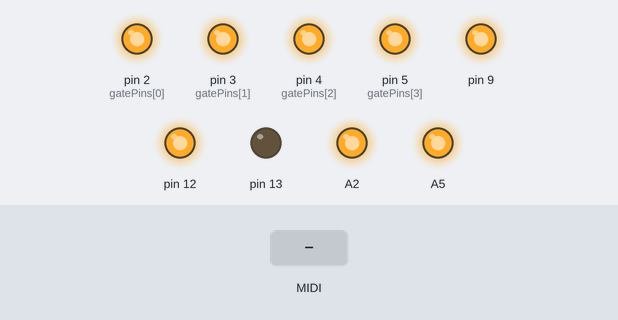
The sketch below on a simulated Arduino Uno, built with avr-gcc and run on an emulated ATmega328P. Shown: output pins drawn as LEDs (lit = HIGH). The inputs (shaded band) are chosen by the test bench. MIDI output is not drawn; pins used as bus, display or sensor lines are not drawn.

Above: at 1.2 s.
1.3 s: MIDI note 36 received
At 2.1 s:
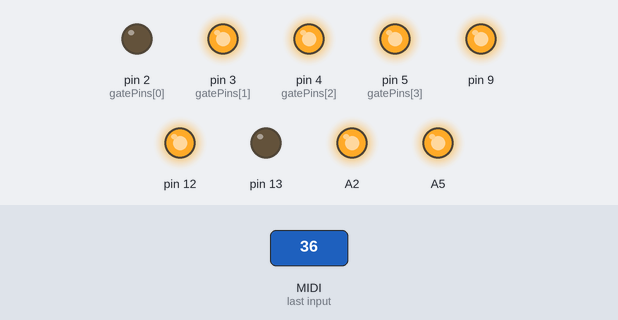
3.1 s: MIDI note 48 received
At 4.6 s:
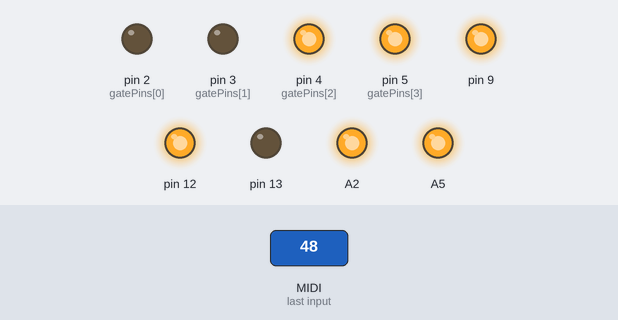
4.9 s: MIDI note 60 received
At 6.1 s:
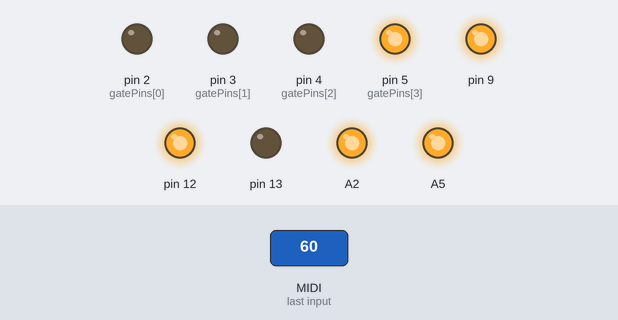
6.7 s: MIDI note 64 received
At 7.4 s:
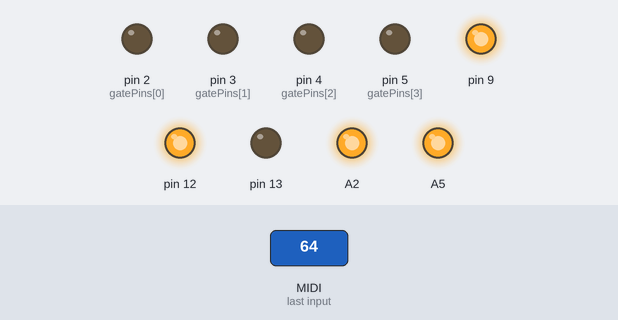
8.5 s: MIDI note 67 received
At 8.65 s:
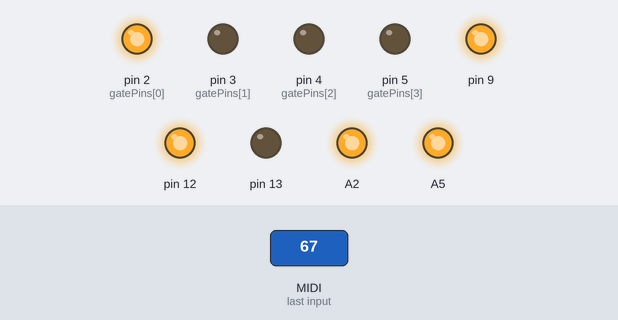
10.3 s: MIDI note 72 received
At 10.45 s:
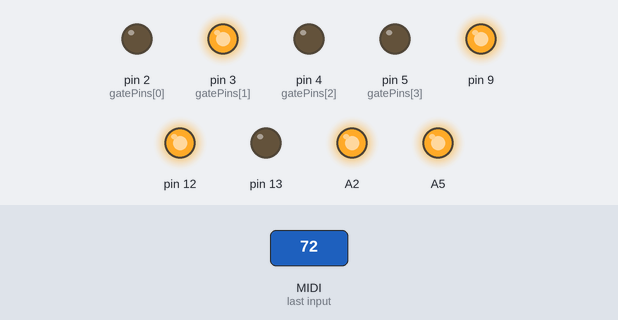
Timing chart, 0 to 13.1 s (numbered marks = the images above; inputs shaded):
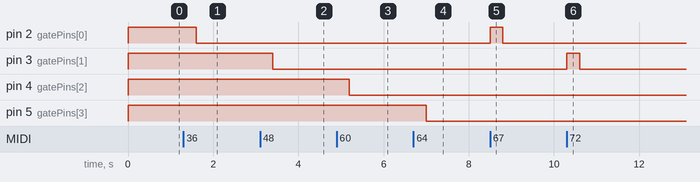

The sketch:

MIDI_CV.ino
```cpp
#include <MIDI.h>
#include "AH_MCP4922.h"

//define AnalogOutput (MOSI_pin, SCK_pin, CS_pin, DAC_x, GAIN)

AH_MCP4922 Pitch1(A0,A1,A2,LOW,LOW);
AH_MCP4922 Velocity1(A0,A1,A2,HIGH,LOW);

AH_MCP4922 Pitch2(A3,A4,A5,LOW,LOW);
AH_MCP4922 Velocity2(A3,A4,A5,HIGH,LOW);

AH_MCP4922 Pitch3(7,8,9,LOW,LOW);
AH_MCP4922 Velocity3(7,8,9,HIGH,LOW);

AH_MCP4922 Pitch4(10,11,12,LOW,LOW);
AH_MCP4922 Velocity4(10,11,12,HIGH,LOW);

AH_MCP4922 pitchDACs[4] = { Pitch1, Pitch2, Pitch3, Pitch4 };
AH_MCP4922 velocityDACs[4] = { Velocity1, Velocity2, Velocity3, Velocity4 };

int gatePins[4] = { 2, 3, 4, 5 };

int noteNumbers[4] = { -1, -1, -1, -1 };  // keep track of notes that have been gated on
int noteBasePitches[4] = { 0, 0, 0, 0 };
int nextNoteOutput = -1;

int pitchbendOffset = 0;

MIDI_CREATE_DEFAULT_INSTANCE();


void handleNoteOn(byte channel, byte pitch, byte velocity)
{
  int i = 0;

  while (i < 4) {

    nextNoteOutput = (nextNoteOutput + 1) % 4;

    if (noteNumbers[nextNoteOutput] == -1) {
      break;
    }

    i++;
  }

  if (i == 4) {
    return;
  }

  noteNumbers[nextNoteOutput] = pitch;

  int basePitch = (pitch - 12) * 42;
  noteBasePitches[nextNoteOutput] = basePitch;
  pitchDACs[nextNoteOutput].setValue(basePitch + pitchbendOffset);

  velocityDACs[nextNoteOutput].setValue(velocity * 32);

  digitalWrite(gatePins[nextNoteOutput], HIGH);
}

void handleNoteOff(byte channel, byte pitch, byte velocity)
{

  int i = 0;
  while (i < 4) {
    if (noteNumbers[i] == pitch) {
      digitalWrite(gatePins[i], LOW);
      noteNumbers[i] = -1;
    }
    i++;
  }

}


void handlePitchBend(byte channel, int bend)
 {
 pitchbendOffset = bend >> 4;

 pitchDACs[0].setValue(noteBasePitches[0] + pitchbendOffset);
 pitchDACs[1].setValue(noteBasePitches[1] + pitchbendOffset);
 pitchDACs[2].setValue(noteBasePitches[2] + pitchbendOffset);
 pitchDACs[3].setValue(noteBasePitches[3] + pitchbendOffset);
 }


// -----------------------------------------------------------------------------

void setup()
{

  pinMode(A0, OUTPUT);
  pinMode(A1, OUTPUT);
  pinMode(A2, OUTPUT);
  pinMode(A3, OUTPUT);
  pinMode(A4, OUTPUT);
  pinMode(A5, OUTPUT);

  pinMode(gatePins[0], OUTPUT);
  pinMode(gatePins[1], OUTPUT);
  pinMode(gatePins[2], OUTPUT);
  pinMode(gatePins[3], OUTPUT);

  pinMode(7, OUTPUT);
  pinMode(8, OUTPUT);
  pinMode(9, OUTPUT);
  pinMode(10, OUTPUT);
  pinMode(11, OUTPUT);
  pinMode(12, OUTPUT);


  MIDI.setHandleNoteOn(handleNoteOn);
  MIDI.setHandleNoteOff(handleNoteOff);

  MIDI.setHandlePitchBend(handlePitchBend);

  MIDI.begin(4);

  // C8 at full velocity for 8.0V calibration on powerup
  handleNoteOn(4, 108, 127);
  handleNoteOn(4, 108, 127);
  handleNoteOn(4, 108, 127);
  handleNoteOn(4, 108, 127);

  noteNumbers[0] = -1;
  noteNumbers[1] = -1;
  noteNumbers[2] = -1;
  noteNumbers[3] = -1;

  pinMode(13, OUTPUT);
  digitalWrite(13, LOW);
}

void loop()
{
  MIDI.read();
}
```

AH_MCP4922.h
```cpp
/*************************************************************************
**  Device: MCP4922                                                 	**
**  File:   AH_MCP4922.h - Library for get out analog voltage          	**
**								    	**
**  Created by A. Hinkel 2011-12-28                                 	**
**  download from "http://www.alhin.de/arduino"  			**
**									**
**  Based on Code from:							**
**  http://www.sinneb.net/2010/06/mcp4921-12bit-dac-voltage-controller/ **
**									**
**  Released into the public domain.  		                    	**
**                                                                  	**
**                                                                  	**
*************************************************************************/


#ifndef AH_MCP4922_h
#define AH_MCP4922_h

#if defined(ARDUINO) && ARDUINO >= 100
#include "Arduino.h"
#else
#include "WProgram.h"
#endif


class AH_MCP4922
{
  public:
    AH_MCP4922(int SDI, int SCK,int CS, boolean DAC, boolean GAIN);
    void setValue(int Value);

  private:
    int _DATAOUT;
    int _SPICLOCK;
    int _SLAVESELECT;
    boolean _DAC;
    boolean _GAIN;

    void sendSPIHeader();
    void sendIntValueSPI(int value);
    void sendSPIClock();
};

#endif

/********************************
*				*
* DAC=LOW  => DAC_A select	*
* DAC=HIGH => DAC_B select	*
*				*
* GAIN=LOW  => 2x gain select	*
* GAIN=HIGH => 1x gain select	*
*				*
********************************/
```

Measured:
- after the input at 1.3 s, pin 2 (gatePins[0]): HIGH → LOW after 0.30 s
- after the input at 3.1 s, pin 3 (gatePins[1]): HIGH → LOW after 0.30 s
- after the input at 4.9 s, pin 4 (gatePins[2]): HIGH → LOW after 0.30 s
- after the input at 6.7 s, pin 5 (gatePins[3]): HIGH → LOW after 0.30 s
- after the input at 8.5 s, pin 2 (gatePins[0]): LOW → HIGH at once, → LOW 0.30 s later
- after the input at 10.3 s, pin 3 (gatePins[1]): LOW → HIGH at once, → LOW 0.30 s later
